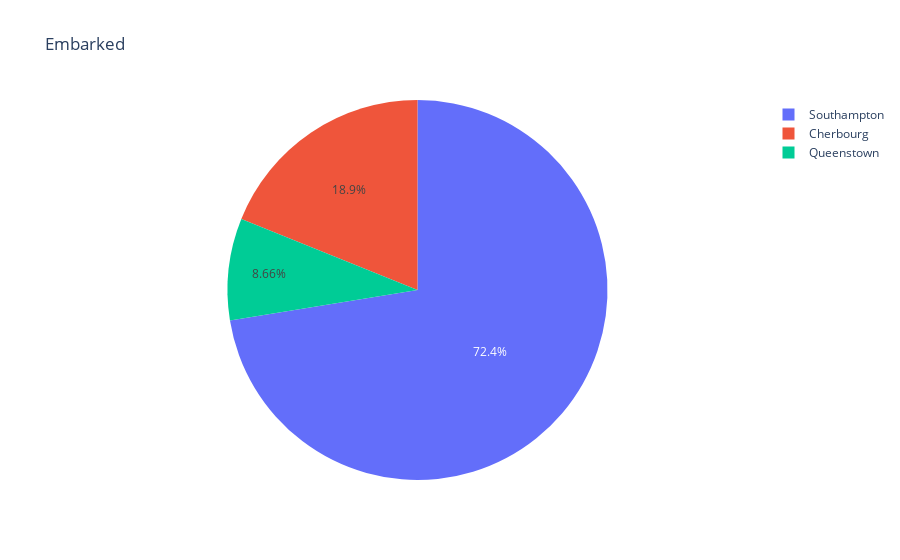

Notebook source saved alongside this figure:
### Markdown cell above
### Pie Chart, embarked

    It's clear, with a 72% there's a winner. Most passengers embarked from Southampton, then Cherbourg followed by Queenstown .

### Code cell
iplot(embarked_pie_fig, filename='Titanic Embarked', )

### Figure 1 — Plotly figure (JSON) as saved in the notebook; plotly's stock layout.template omitted (floating-point values rounded to 4 significant figures)
{"data": [{"labels": ["Cherbourg", "Queenstown", "Southampton"], "type": "pie", "values": [168, 77, 644]}], "layout": {"title": {"text": "Embarked"}}}
